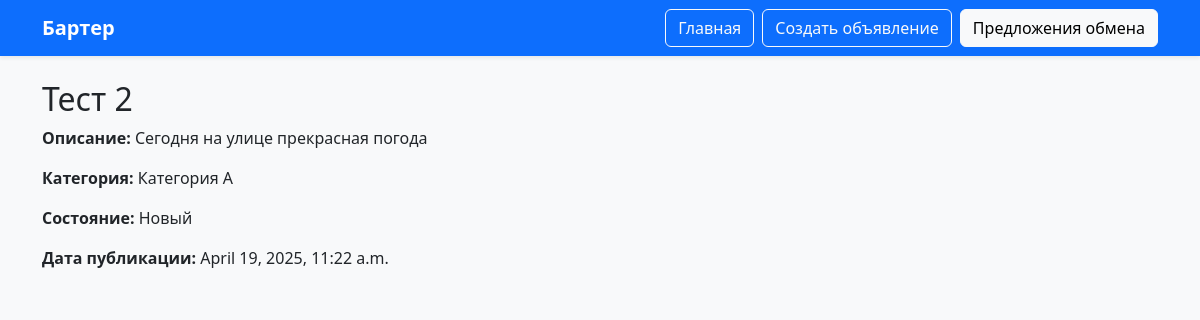
The page /ads/2/ on the database its author committed.
### ads/models.py (models this page shows, shortened)
class Ad(models.Model):
    CONDITION_CHOICES = [
        ('new', 'Новый'),
        ('used', 'Б/У')
    ]
    user = models.ForeignKey(User, on_delete=models.CASCADE)
    title = models.CharField(max_length=255)
    description = models.TextField()
    image_url = models.URLField(blank=True, null=True)
    category = models.CharField(max_length=100)
    condition = models.CharField(max_length=10, choices=CONDITION_CHOICES)
    created_at = models.DateTimeField(auto_now_add=True)

### ads/views.py (the view)
# urls.py: path('ads/<int:ad_id>/', views.ad_detail, name='ad_detail'),
def ad_detail(request, ad_id):
    ad = get_object_or_404(Ad, id=ad_id)
    return render(request, 'ads/ad_detail.html', {'ad': ad})

### templates/ads/ad_detail.html (shortened to what this page needs)
{% extends 'base.html' %}
{% block content %}
  <h2>{{ ad.title }}</h2>
  <p><strong>Описание:</strong> {{ ad.description }}</p>
  <p><strong>Категория:</strong> {{ ad.category }}</p>
  <p><strong>Состояние:</strong> {{ ad.get_condition_display }}</p>
  <p><strong>Дата публикации:</strong> {{ ad.created_at }}</p>
{% endblock %}

### rows shown on the page
Ad: title "Тест 2", description "Сегодня на улице прекрасная погода", category "Категория А", condition "Новый", created_at "April 19, 2025, 11:22 a.m."
